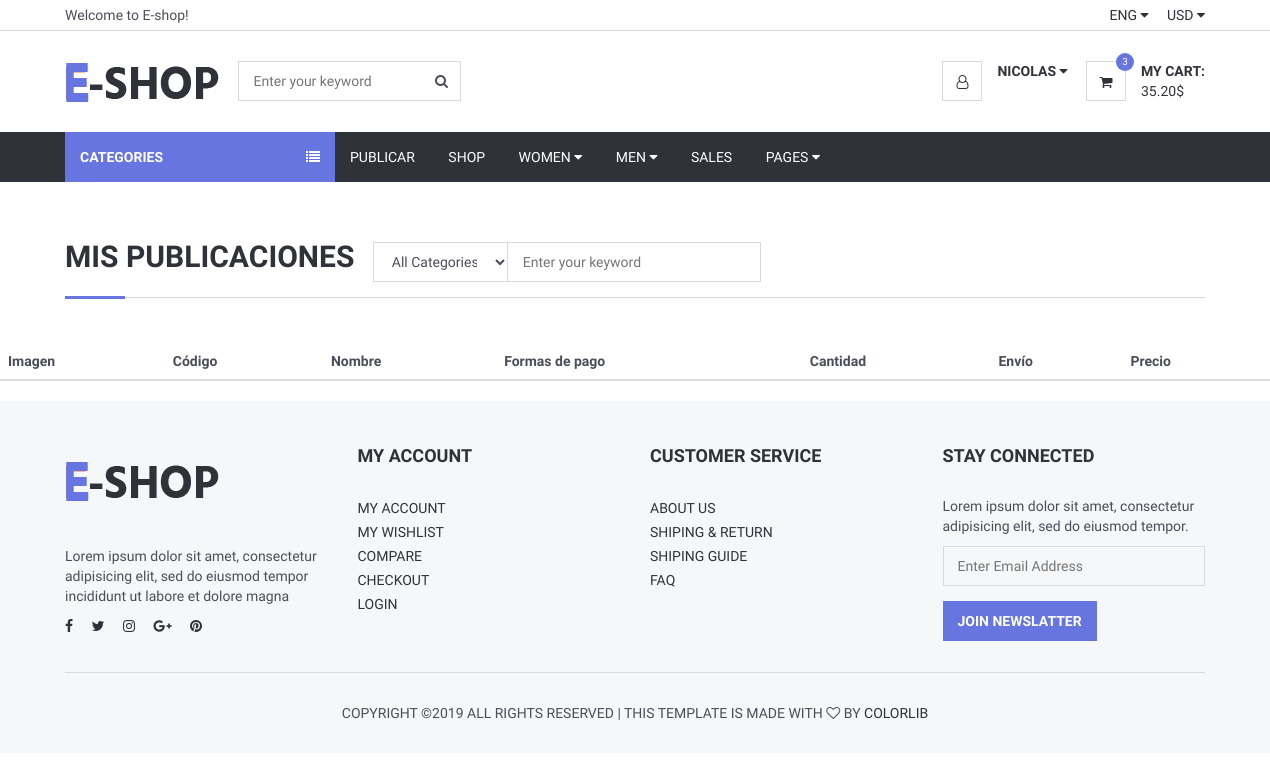
Before: /Views/Cliente/listarPublicaciones.php (signed in) with the older database file.
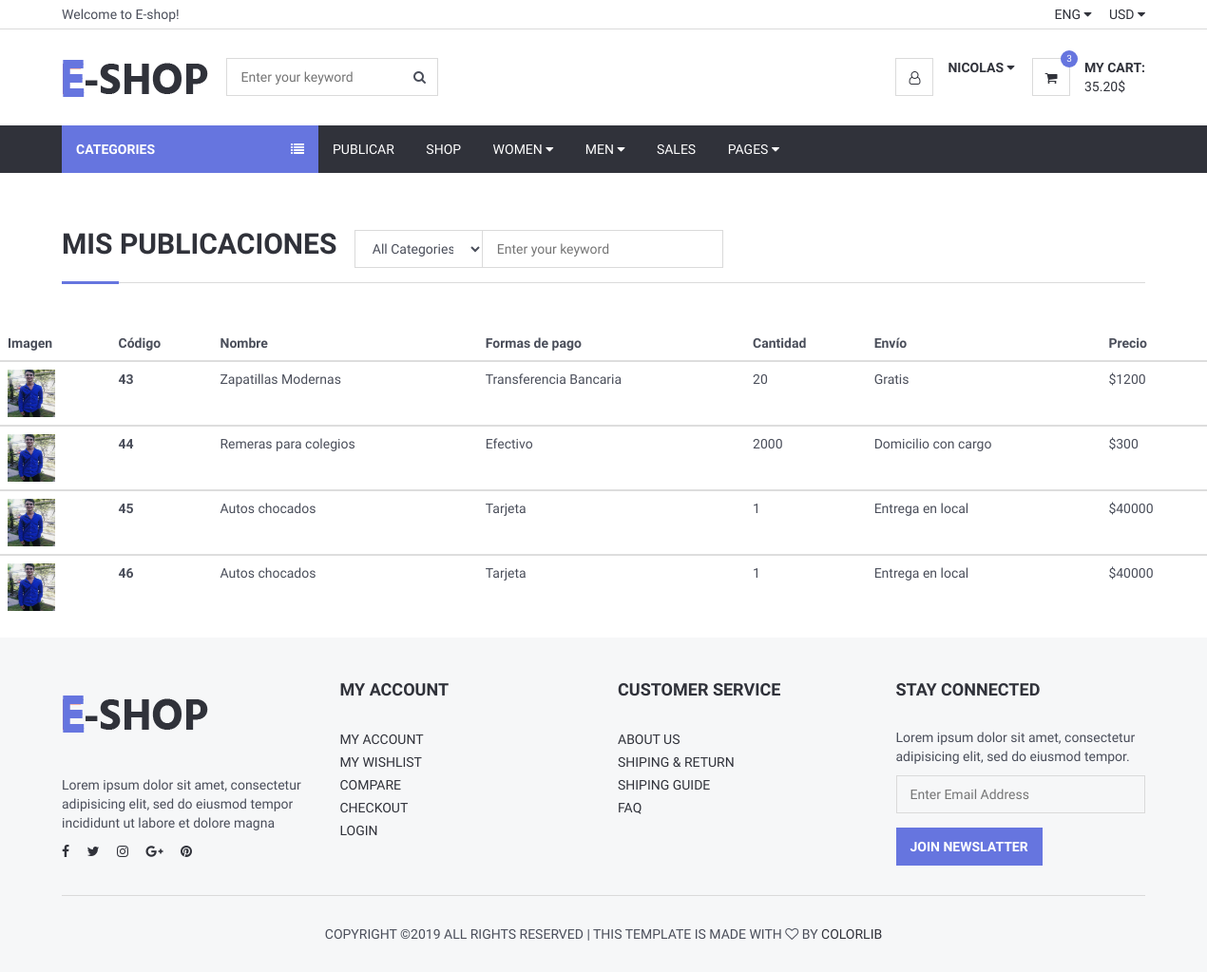
After: the same page with the newer database file.
### tables this page shows
CREATE TABLE `producto` (
  `id` int(11) NOT NULL,
  `nombre` varchar(200) NOT NULL,
  `estado` varchar(60) NOT NULL,
  `precio` double NOT NULL,
  `formasdepago` varchar(100) NOT NULL,
  `envio` varchar(100) NOT NULL,
  `marca` varchar(70) NOT NULL,
  `stock` int(11) NOT NULL,
  `genero` varchar(60) NOT NULL,
  `categoria` varchar(110) NOT NULL,
  `palabrasClaves` varchar(110) NOT NULL,
  `descripcion` varchar(600) NOT NULL,
  `imgprincipal` varchar(80) NOT NULL,
  `idUsuario` int(11) NOT NULL
);

### Views/conexionBD/conexion.php (called while the page is built, shortened)
<?php
class Conexion{
	 private $msq="";
	public function __construct()
	 {
		 $archivoConfig = "config.ini";
		 $confi = parse_ini_file($archivoConfig, true);
		 $this->host = $confi["bd"]["host"];
		 $this->usuario = $confi["bd"]["usuario"];
		 $this->clave=$confi["bd"]["clave"];
		 $this->bd = $confi["bd"]["bd"];
		$this->msq = new mysqli($this->host, $this->usuario, $this->clave, $this->bd);
	 }
	 public function loguearUsuario($consulta){
 if(!$resultado = $this->msq->query($consulta) )
 {
	 echo "Ha ocurrido un error al ejecutar la consulta   ";
 }else{
	 return $resultado;
	   }
 }
	public function buscarUser($email){
		$consultaID="SELECT id FROM usuario WHERE email='$email'";
		$r=$this->loguearUsuario($consultaID);
		$resultadoID=mysqli_fetch_array($r);
		return $resultadoID['id'];
	}
}
?>

### Views/Cliente/listarPublicaciones.php (the view, shortened to what this page needs)
<?php
$usuario = $_SESSION['username'];
		require_once("../conexionBD/conexion.php");
		$conexion = new Conexion;
        $resultadoID=$conexion->buscarUser($usuario);
 		$consulta="SELECT * FROM producto WHERE idUsuario='$resultadoID'";
		$resultado = $conexion->loguearUsuario($consulta);
?>
<!DOCTYPE html>
<html lang="en">
<head>
	<link type="text/css" rel="stylesheet" href="css/bootstrap.min.css" />
	<link type="text/css" rel="stylesheet" href="css/slick.css" />
	<link type="text/css" rel="stylesheet" href="css/slick-theme.css" />
	<link type="text/css" rel="stylesheet" href="css/nouislider.min.css" />
	<link rel="stylesheet" href="css/font-awesome.min.css">
	<link type="text/css" rel="stylesheet" href="css/style.css" />
</head>
<body>
	<header>
	<?php include_once("../Cliente/header.php"); ?>
	<div class="section">
		<div class="container">
			<div class="row">
			<div class="col-md-12">
					<div class="section-title">
						<h2 class="title">Mis publicaciones &nbsp</h2>
						<div class="header-search">
                    <form>
                        <input class="input search-input" type="text" placeholder="Enter your keyword">
                        <select class="input search-categories">
                            <option value="0">All Categories</option>
                        </select>
                    </form>
                </div>
					</div>
				</div>
			</div>
		</div>
	</div>
	<body>
	<div  >
<table  class="table table-hover" >
  <thead>
    <tr>
	 <th scope="col">Imagen</th>
      <th scope="col">Código</th>
      <th scope="col">Nombre</th>
      <th scope="col">Formas de pago</th>
      <th scope="col">Cantidad</th>
	  <th scope="col">Envío</th>
	   <th scope="col">Precio</th>
    </tr>
	<?php
		while($f=mysqli_fetch_array($resultado)){
	?>
  </thead>
  <tbody>
    <tr>
	 <td  > <div style="height:100%;width:100%;"><img style="height:50px;width:50px;"  src="imgPublicadas/<?php echo $f["imgprincipal"];?>" alt=""> </div></td>
      <th scope="row"><?php echo $f['id'];?></th>
	 <td><div><?php echo $f['nombre'];?></div></td>
      <td><?php echo $f['formasdepago'];?></td>
	  <td><?php echo $f['stock'];?></td>
	  <td><?php echo $f['envio'];?></td>
	  <td><?php echo "$".$f['precio'];?></td>
    </tr>
  </tbody>
  <?php
	}
	?>
</table>
</div>
	</body>
	<footer id="footer" class="section section-grey">
		<div class="container">
			<div class="row">
				<div class="col-md-3 col-sm-6 col-xs-6">
					<div class="footer">
						<div class="footer-logo">
							<a class="logo" href="#">
		            <img src="./img/logo.png" alt="">
		          </a>
						</div>
						<p>Lorem ipsum dolor sit amet, consectetur adipisicing elit, sed do eiusmod tempor incididunt ut labore et dolore magna</p>
						<ul class="footer-social">
							<li><a href="#"><i class="fa fa-facebook"></i></a></li>
							<li><a href="#"><i class="fa fa-twitter"></i></a></li>
							<li><a href="#"><i class="fa fa-instagram"></i></a></li>
							<li><a href="#"><i class="fa fa-google-plus"></i></a></li>
							<li><a href="#"><i class="fa fa-pinterest"></i></a></li>
						</ul>
					</div>
				</div>
				<div class="col-md-3 col-sm-6 col-xs-6">
					<div class="footer">
						<h3 class="footer-header">My Account</h3>
						<ul class="list-links">
							<li><a href="#">My Account</a></li>
							<li><a href="#">My Wishlist</a></li>
							<li><a href="#">Compare</a></li>
							<li><a href="#">Checkout</a></li>
							<li><a href="#">Login</a></li>
						</ul>
					</div>
				</div>
				<div class="col-md-3 col-sm-6 col-xs-6">
					<div class="footer">
						<h3 class="footer-header">Customer Service</h3>
						<ul class="list-links">
							<li><a href="#">About Us</a></li>
							<li><a href="#">Shiping & Return</a></li>
							<li><a href="#">Shiping Guide</a></li>
							<li><a href="#">FAQ</a></li>
						</ul>
					</div>
				</div>
				<div class="col-md-3 col-sm-6 col-xs-6">
					<div class="footer">
						<h3 class="footer-header">Stay Connected</h3>
						<p>Lorem ipsum dolor sit amet, consectetur adipisicing elit, sed do eiusmod tempor.</p>
						<form>
							<div class="form-group">
								<input class="input" placeholder="Enter Email Address">
							</div>
							<button class="primary-btn">Join Newslatter</button>
						</form>
					</div>
				</div>
			</div>
			<hr>
			<div class="row">
				<div class="col-md-8 col-md-offset-2 text-center">
					<div class="footer-copyright">
						Copyright &copy;<script>document.write(new Date().getFullYear());</script> All rights reserved | This template is made with <i class="fa fa-heart-o" aria-hidden="true"></i> by <a href="https://colorlib.com" target="_blank">Colorlib</a>
					</div>
				</div>
			</div>
		</div>
	</footer>
</body>
</html>

### Views/Cliente/header.php (shortened to what this page needs)
<header>
    <div id="top-header">
        <div class="container">
            <div class="pull-left">
                <span>Welcome to E-shop!</span>
            </div>
            <div class="pull-right">
                <ul class="header-top-links">
                    <li class="dropdown default-dropdown">
                        <a class="dropdown-toggle" data-toggle="dropdown" aria-expanded="true">ENG <i class="fa fa-caret-down"></i></a>
                    </li>
                    <li class="dropdown default-dropdown">
                        <a class="dropdown-toggle" data-toggle="dropdown" aria-expanded="true">USD <i class="fa fa-caret-down"></i></a>
                    </li>
                </ul>
            </div>
        </div>
    </div>
    <div id="header">
        <div class="container">
            <div class="pull-left">
                <div class="header-logo">
                    <a class="logo" href="../Cliente/paginaCliente.php">
                        <img src="./img/logo.png" alt="">
                    </a>
                </div>
                <div class="header-search">
                    <form>
                        <input class="input " type="text" placeholder="Enter your keyword"/>
                        <button class="search-btn"><i class="fa fa-search"></i></button>
                    </form>
                </div>
            </div>
            <div class="pull-right">
                <ul class="header-btns">
                    <li class="header-account dropdown default-dropdown">
                        <div class="dropdown-toggle" role="button" data-toggle="dropdown" aria-expanded="true">
                            <div class="header-btns-icon">
                                <i class="fa fa-user-o"></i>
                            </div>
                            <strong class="text-uppercase"><?php $nombre = $_SESSION['nombre']; echo $nombre;?> <i class="fa fa-caret-down"></i></strong>
                        </div>
                    </li>
                    <li class="header-cart dropdown default-dropdown">
                        <a class="dropdown-toggle" data-toggle="dropdown" aria-expanded="true">
                            <div class="header-btns-icon">
                                <i class="fa fa-shopping-cart"></i>
                                <span class="qty">3</span>
                            </div>
                            <strong class="text-uppercase">My Cart:</strong>
                            <br>
                            <span>35.20$</span>
                        </a>
                    </li>
                </ul>
            </div>
        </div>
    </div>
</header>
<div id="navigation">
    <div class="container">
        <div id="responsive-nav">
            <div class="category-nav show-on-click">
                <span class="category-header">Categories <i class="fa fa-list"></i></span>
            </div>
            <div class="menu-nav">
                <ul class="menu-list">
                    <li><a href="../Cliente/SubirProducto.php">Publicar</a></li>
                    <li><a href="../Cliente/productosCliente.php">Shop</a></li>
                    <li class="dropdown mega-dropdown"><a class="dropdown-toggle" data-toggle="dropdown" aria-expanded="true">Women <i class="fa fa-caret-down"></i></a>
                    </li>
                    <li class="dropdown mega-dropdown full-width"><a class="dropdown-toggle" data-toggle="dropdown" aria-expanded="true">Men <i class="fa fa-caret-down"></i></a>
                    </li>
                    <li><a href="#">Sales</a></li>
                    <li class="dropdown default-dropdown"><a class="dropdown-toggle" data-toggle="dropdown" aria-expanded="true">Pages <i class="fa fa-caret-down"></i></a>
                    </li>
                </ul>
            </div>
        </div>
    </div>
</div>
</header>

### Views/Cliente/css/style.css (style rules this page uses)
body { font-family: 'Hind', sans-serif; color: #4A4E5A; overflow-x: hidden; }
h1, h2, h3, h4, h5, h6 { color: #30323A; margin: 0 0 10px; font-weight: 700; }
a { color: #30323A; -webkit-transition: 0.3s color; transition: 0.3s color; }
strong { color: #30323A; }
ul, ol { margin: 0; padding: 0; list-style: none }
hr { margin-top: 15px; margin-bottom: 15px; border-color: #DADADA; }
.main-btn, .primary-btn { display: inline-block; padding: 10px 15px; text-transform: uppercase; font-weight: 700; border: none; -webkit-transition: 0.3s all; transition: 0.3s all; }
.primary-btn { color: #FFF; background-color: #6675df; }
.input { width: 100%; height: 40px; padding: 0px 15px; border: none; background-color: transparent; -webkit-box-shadow: 0px 0px 0px 1px #DADADA inset, 0px 0px 0px 5px transparent; box-shadow: 0px 0px 0px 1px #DADADA inset, 0px 0px 0px 5px transparent; -webkit-transition: 0.3s all; transition: 0.3s all; }
.section { padding-top: 30px; padding-bottom: 30px; }
.section-grey { background: #F6F7F8; }
.section-title { position: relative; margin-bottom: 15px; margin-top: 15px; border-bottom: 1px solid #DADADA; }
.section-title .title { display: inline-block; text-transform: uppercase; }
.section-title:after { content: ""; position: absolute; left: 0; bottom: -1.5px; height: 3px; width: 60px; background-color: #6675df; }
#header { padding-top: 15px; padding-bottom: 15px; }
#top-header { padding-top: 5px; padding-bottom: 5px; border-bottom: 1px solid #DADADA; }
.header-top-links>li { display: inline-block; }
.header-top-links>li+li { margin-left: 15px; }
.header-top-links>li>a { cursor: pointer; text-transform: uppercase; }
.header-logo { display: inline-block; margin-right: 15px; }
.header-logo .logo>img { width: 100%; max-height: 70px; }
.header-search { display: inline-block; padding: 15px 0px; max-width: 400px; }
.header-search>form { position: relative; }
.header-search>form .search-input { padding-left: 150px; padding-right: 45px; }
.header-search>form .search-categories { position: absolute; left: 0px; top: 0px; width: 135px; }
.header-search>form .search-btn { position: absolute; top: 0px; right: 0px; width: 40px; height: 40px; background-color: transparent; border: none; }
.header-btns>li { display: inline-block; vertical-align: top; padding: 15px 0px; }
.header-btns>li+li { margin-left: 15px; }
.header-btns>li .header-btns-icon { position: relative; float: left; margin-right: 15px; width: 40px; height: 40px; line-height: 40px; text-align: center; color: #30323A; background-color: #FFF; border: 1px solid #DADADA; }
.header-btns .dropdown-toggle { display: block; cursor: pointer; }
.header-cart .header-btns-icon .qty { position: absolute; right: -9px; top: -9px; width: 18px; height: 18px; line-height: 18px; text-align: center; font-size: 10px; background: #6675df; color: #FFF; border-radius: 50%; }
#navigation { background-color: #30323A; }
#navigation .container { position: relative; }
.category-nav { float: left; width: 270px; }
.category-nav .category-header { padding: 15px; display: block; text-transform: uppercase; background: #6675df; color: #FFF; font-weight: 700; }
.category-nav .category-header>i { float: right; line-height: 20px; }
.menu-nav .menu-list>li { display: inline-block; }
.menu-nav .menu-list>li>a { display: block; padding: 15px; color: #FFF; text-transform: uppercase; }
.dropdown.mega-dropdown.full-width { position: static !important; }
.footer { margin: 15px 0px; }
.footer .footer-header { font-size: 18px; text-transform: uppercase; margin-bottom: 30px; }
.footer-logo { margin-bottom: 30px; }
.footer-logo .logo { display: inline-block; }
.footer-logo .logo>img { width: 100%; max-height: 70px; }
.footer-social>li { display: inline-block; margin-right: 15px; margin-bottom: 6px; }
.footer-social>li:last-child { margin-right: 0px; }
.footer-copyright { margin-top: 15px; text-transform: uppercase; font-size: 14px; }

Changed rows visible on the page:
added producto: imgprincipal (picture), id "43", nombre "Zapatillas Modernas", formasdepago "Transferencia Bancaria", stock "20", envio "Gratis", precio "1200"
added producto: imgprincipal (picture), id "44", nombre "Remeras para colegios", formasdepago "Efectivo", stock "2000", envio "Domicilio con cargo", precio "300"
added producto: imgprincipal (picture), id "45", nombre "Autos chocados", formasdepago "Tarjeta", stock "1", envio "Entrega en local", precio "40000"
added producto: imgprincipal (picture), id "46", nombre "Autos chocados", formasdepago "Tarjeta", stock "1", envio "Entrega en local", precio "40000"
